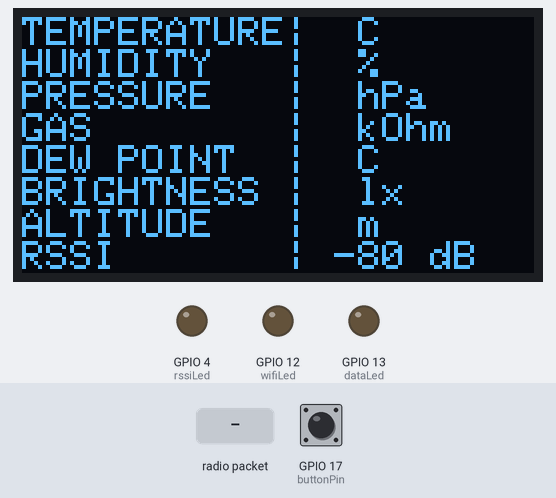
Bench run of a sketch on a simulated ESP32. Parts: 128×64 one-colour display, output pins drawn as LEDs (lit = HIGH). The inputs (shaded band) are chosen by the test bench; at power-on: GPIO 17 (buttonPin) HIGH. WiFi joins after 1.5 s; servers stay silent unless stated; the local clock reads 2024-03-15 10:24:30 at power-on unless the sketch sets it; no radio packets arrive unless stated; what the sketch prints to the serial monitor is not drawn.

Above: at 3.6 s.
3.7 s: radio packet "1" arrives
At 5.5 s:
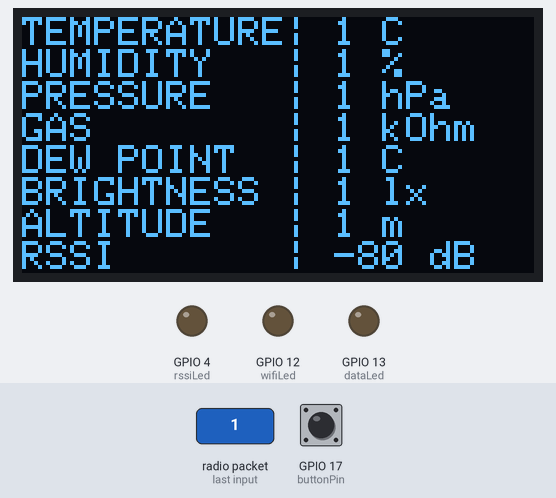
6.7 s: GPIO 17 (buttonPin) pulled LOW for 0.15 s
At 9.6 s:
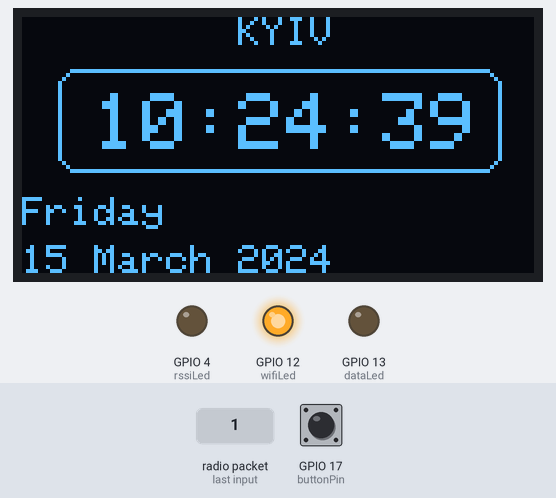
9.8 s: radio packet "0" arrives
At 10.87 s:
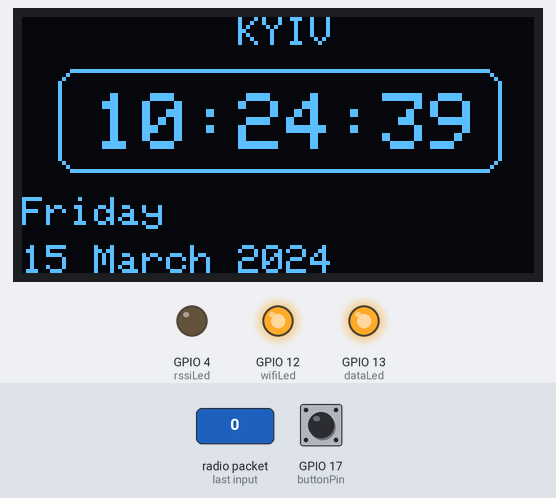
12.4 s: GPIO 17 (buttonPin) pulled LOW for 1 s
At 13.7 s:
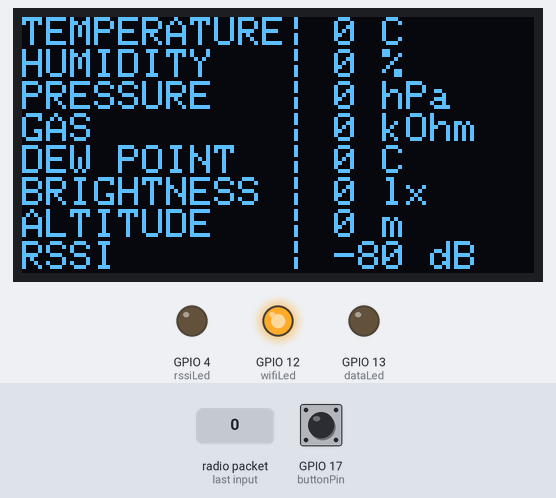
14.9 s: radio packet "2" arrives
At 16.6 s:
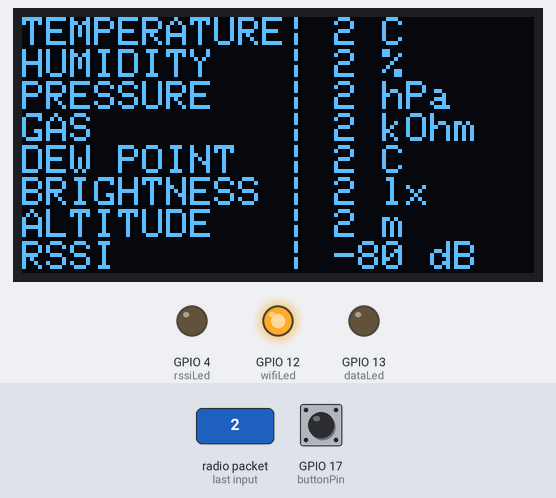
Timing chart, 0 to 18.1 s (numbered marks = the images above; inputs shaded):
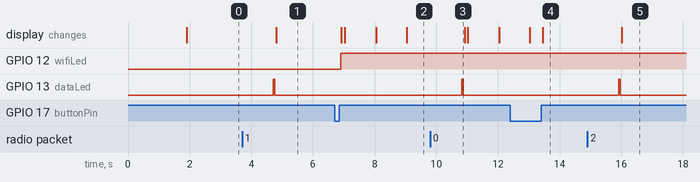

Measured:
- after the input at 3.7 s, GPIO 13 (dataLed): LOW → HIGH after 1.0 s, → LOW 0.05 s later; the display: changes after 1.1 s (image 1)
- after the input at 6.7 s, the display: first changes after 0.22 s (image 2 shows a later state)
- after the input at 9.8 s, GPIO 13 (dataLed): LOW → HIGH after 1.0 s, → LOW 0.05 s later
- after the input at 12.4 s, the display: first differs from a run without the input after 1.1 s (image 4)
- after the input at 14.9 s, GPIO 13 (dataLed): LOW → HIGH after 1.0 s, → LOW 0.05 s later; the display: changes after 1.1 s (image 5)

The sketch:

LoRa_receiver.ino
```cpp
// Include the LoRa SPI-connection library.
#include <SPI.h>
#include <LoRa.h>

// Include the SSD1306 OLED library.
#include <Adafruit_GFX.h>
#include <Adafruit_SSD1306.h>

// Include the WiFi library for ESP32.
#include <WiFi.h>

// Include the WiFiClient library for creating a client that connects to a specified internet IP address and port.
#include <WiFiClient.h>

// Include the Time NTP Server library.
#include "time.h"

// Include the AceButton library
#include <AceButton.h>

// Define the GPIOs SPI-connection with LoRa.
#define SS 5
#define RST 14
#define DI0 2

// LED pins.
#define rssiLed 4
#define dataLed 13
#define wifiLed 12

// Physical button pin.
#define buttonPin 17

// Virtual button pin.
#define VPIN_Button V8

/* Set your Blynk ID and Blynk NAME from your Blynk.Cloud account.
WARNING!
In this case "#define BLYNK_TEMPLATE_ID" and "#define BLYNK_TEMPLATE_NAME" statements must stay before the library "#include <BlynkSimpleEsp32.h>" directive. */
#define BLYNK_TEMPLATE_ID "TMPL4Px-ujJX3"
#define BLYNK_TEMPLATE_NAME "WeatherStation"
// Include the Blynk library for ESP32.
#include <BlynkSimpleEsp32.h>

// Variable to indicate the status of the Wi-Fi connection.
int wifiFlag = 0;

// Set your WiFi Network and WiFi password.
const char* ssid = "TP-Link_1FAA";
const char* password = "10458327";

// Set your Blynk auth token from your Blynk.Cloud account.
char auth[] = "p_rzoVEw6nYdmsumm99w3a3pVG8CRe_t";

// Flag indicating whether to fetch Blynk state during initialization.
bool fetch_blynk_state = true;

/* Time NTP Server.
gmtOffset_sec - the offset in seconds between your time zone and GMT. For Ukraine it is 2 hours or 7200 seconds.
daylightOffset_sec - the offset in seconds for your daylight saving time. For Ukraine it is 1 hour or 3600 seconds. */
const char* ntpServer = "pool.ntp.org";
const long gmtOffset_sec = 7200;
const int daylightOffset_sec = 3600;

// Define integer to remember physical switch-button toggle state.
bool toggleState = 0;

// Define integer to remember OLED state mode.
int displayMode = 0;

// Variables for LoRa telemetry.
String device_id;
String temperature;
String humidity;
String pressure;
String gas;
String dewPoint;
String brightness;
String altitude;

// Set OLED definition 128x64 pixels according to the SSD1306 hardware specs.
Adafruit_SSD1306 display = Adafruit_SSD1306(128, 64, &Wire);

// BlynkTimer is a timer utility provided by the Blynk library for scheduling tasks and periodic operations.
BlynkTimer timer;

// AceButton configuration and instance.
using namespace ace_button;
ButtonConfig config;
AceButton button(&config);

// Function prototype for the button event handler.
void handleEvent(AceButton*, uint8_t, uint8_t);

// Setup function - runs once when the microcontroller starts or is reset.
void setup() {
  // Initialize ESP32 serial communication with a baud rate of 115200.
  Serial.begin(115200);

  // Set the mode for the physical button pin to INPUT_PULLUP. INPUT_PULLUP configures the pin as an input with an internal pull-up resistor.
  pinMode(buttonPin, INPUT_PULLUP);

  // Set the mode for the LED pins to OUTPUT.
  pinMode(rssiLed, OUTPUT);
  pinMode(dataLed, OUTPUT);
  pinMode(wifiLed, OUTPUT);

  // Turn off the WiFi LED initially by setting it to LOW.
  digitalWrite(wifiLed, LOW);

  // Initialize OLED display.
  startOled();

  // Initialize WiFi connection.
  startWiFi();

  // Initialize LoRa module.
  startLora();

  // Initialize the Blynk connection with the specified authentication token, WiFi SSID, and password.
  Blynk.begin(auth, ssid, password);

  // Configure Blynk with the provided authentication token.
  Blynk.config(auth);

  // We receive LoRa telemetry every 5000 miliseconds, therefore, we need to check if the Blynk.Cloud server is connected every 5000 milliseconds to make sure that the data has been overwritten properly.
  timer.setInterval(5000L, checkBlynkStatus);

  // Configuration for your GMT time zone and daylight saving time (NTP Server).
  configTime(gmtOffset_sec, daylightOffset_sec, ntpServer);

  // During starting OLED should have Time/Date Mode.
  displayMode = !toggleState;
  oledMode();

  // Set the event handler for the physical button using the AceButton library.
  config.setEventHandler(buttonHandler);

  // Initialize the virtual button with the specified physical button pin.
  button.init(buttonPin);

  // Delay to ensure Blynk configuration is completed before further execution.
  delay(500);

  // If fetch_blynk_state is false, synchronize the virtual button state with the toggleState.
  if (!fetch_blynk_state) {
    Blynk.virtualWrite(VPIN_Button, toggleState);
  }
}

// Main loop function where the program execution continuously loops.
void loop() {
  // Read LoRa data, send it to Blynk, and update local variables.
  dataLora();

  // Process Blynk tasks and handle communication with Blynk server.
  Blynk.run();

  // Run tasks scheduled by SimpleTimer.
  timer.run();

  // Check the state of the physical button and update OLED display mode.
  button.check();

  // Update the OLED display mode based on the current state.
  oledMode();

  // Check the conditions and perform tasks accordingly - low RSSI signal.
  taskCondition();
}

// Function to initialize LoRa module.
void startLora() {
  // Set the SPI pins for LoRa communication.
  LoRa.setPins(SS, RST, DI0);

  // Attempt to start the LoRa module at a specific frequency (433 MHz in this case).
  if (!LoRa.begin(433E6)) {
    // If starting LoRa fails, print an error message and turn on the RSSI LED indicator.
    Serial.println("Starting LoRa failed");
    digitalWrite(rssiLed, HIGH);

    // Enter an infinite loop, halting further program execution.
    while (1);
  }
}

// Function to initialize Wi-Fi network connection.
void startWiFi() {
  // Print a message indicating the start of the connection process.
  Serial.print("Connecting to ");
  // Print the SSID to which the connection is being attempted.
  Serial.print(ssid);

  // Begin the WiFi connection with the specified SSID and password.
  WiFi.begin(ssid, password);

  // Variable to count the number of connection attempts.
  int attempts = 0;

  // Wait for the WiFi connection to be established.
  while (WiFi.status() != WL_CONNECTED) {
    // Delay for 100 milliseconds.
    delay(100);
    // Print a dot to indicate progress.
    Serial.print(".");
    // Increment the attempts counter.
    attempts++;

    // Limit the number of attempts to connect to WiFi. 50 attempts it is enough for succesfull connection.
    if (attempts > 50) {
      // If the maximum attempts are reached, print a failure message to the Serial monitor, to the OLED screen and exit the loop.
      wifiFailure();
      break;
    }
  }

  // If WiFi is connected, print relevant information to the Serial monitor.
  if (WiFi.status() == WL_CONNECTED) {
    Serial.println();
    Serial.println("WiFi connected");
    Serial.print("IP: ");
    Serial.println(WiFi.localIP());
    Serial.println();
  }
}

// Function to handle WiFi failure.
void wifiFailure() {
  // Print a message to the Serial monitor indicating that the WiFi connection failed.
  Serial.println("\nWiFi failed!");

  // Print the WiFi SSID and password for debugging purposes to the Serial monitor.
  Serial.print("WiFi: ");
  Serial.println(ssid);
  Serial.print("Password: ");
  Serial.println(password);

  //Clear the display to prepare for new data.
  display.clearDisplay();

  // Set text color to white.
  display.setTextColor(WHITE);

  // Set text size to 1.
  display.setTextSize(1);

  // Set the starting cursor position on the OLED screen. We use (30, 0) coordinates for more convenient reading text on the OLED screen.
  display.setCursor(30, 0);

  // Display "WiFi failed! on the OLED screen.
  display.print("WiFi failed!");

  // Set the starting cursor position on the OLED screen. We use (15, 10) coordinates for more convenient reading text on the OLED screen.
  display.setCursor(15, 10);

  // Display "Check the network" on the OLED screen.
  display.print("Check the network");

  // Set the starting cursor position on the OLED screen. We use (0, 18) coordinates for more convenient reading text on the OLED screen.
  display.setCursor(0, 18);

  // Display "---------------------" on the OLED screen.
  display.print("---------------------");

  // Set the starting cursor position on the OLED screen. We use (0, 27) coordinates for more convenient reading text on the OLED screen.
  display.setCursor(0, 27);

  // Display "WiFi" on the OLED screen.
  display.print("WiFi");

  // Set the starting cursor position on the OLED screen. We use (0, 37) coordinates for more convenient reading text on the OLED screen.
  display.setCursor(0, 37);

  // Display WiFi network name (ssid) on the OLED screen.
  display.print(ssid);

  // Set the starting cursor position on the OLED screen. We use (0, 47) coordinates for more convenient reading text on the OLED screen.
  display.setCursor(0, 47);

  // Display "Password" on the OLED screen.
  display.print("Password");

  // Set the starting cursor position on the OLED screen. We use (0, 57) coordinates for more convenient reading text on the OLED screen.
  display.setCursor(0, 57);

  // Display WiFi network password on the OLED screen.
  display.print(password);

  // Update the OLED display.
  display.display();
}

// Function to initialize the OLED SSD1306 display.
void startOled() {
  // Begin communication with the OLED display using the SSD1306_SWITCHCAPVCC mode and I2C address 0x3C (by default).
  display.begin(SSD1306_SWITCHCAPVCC, 0x3C);

  // Clear the OLED display buffer.
  display.clearDisplay();

  // Display the cleared buffer on the OLED screen.
  display.display();
}

// Function to read data from LoRa, process it, and send it to the Blynk.Cloud server.
void dataLora() {
  // Variables to store positions in the LoRaData string.
  int pos1, pos2, pos3, pos4, pos5, pos6, pos7;

  // Check if there is a valid LoRa packet.
  int packetSize = LoRa.parsePacket();
  if (packetSize) {
    // Read the LoRa data into a string.
    String LoRaData = LoRa.readString();
    while (LoRa.available()) {
      // Print the received LoRa data to the Serial Monitor.
      Serial.print((char)LoRa.read());
    }

    // Extract data from the LoRaData string using delimiters.
    pos1 = LoRaData.indexOf('/');
    pos2 = LoRaData.indexOf('&');
    pos3 = LoRaData.indexOf('#');
    pos4 = LoRaData.indexOf('@');
    pos5 = LoRaData.indexOf('$');
    pos6 = LoRaData.indexOf('^');
    pos7 = LoRaData.indexOf('!');

    // Define variables from the extracted substrings LoRa.readString().
    device_id = LoRaData.substring(0, pos1);
    temperature = LoRaData.substring(pos1 + 1, pos2);
    humidity = LoRaData.substring(pos2 + 1, pos3);
    pressure = LoRaData.substring(pos3 + 1, pos4);
    gas = LoRaData.substring(pos4 + 1, pos5);
    dewPoint = LoRaData.substring(pos5 + 1, pos6);
    brightness = LoRaData.substring(pos6 + 1, pos7);
    altitude = LoRaData.substring(pos7 + 1, LoRaData.length());

    // Flash the yellow LED when LoRa data is received.
    digitalWrite(dataLed, HIGH);
    delay(50);
    digitalWrite(dataLed, LOW);

    // Get time and date information from NTP Server.
    timeServer();

    // Print LoRa telemetry to the Serial monitor.
    dataSerial();

    // Send data to the Blynk.Cloud server.
    dataBlynk();
  }
}

// Function to send LoRa telemetry data to the Blynk.Cloud server.
void dataBlynk() {
  // Send temperature to Blynk virtual pin V0.
  Blynk.virtualWrite(V0, temperature);

  // Send humidity to Blynk virtual pin V1.
  Blynk.virtualWrite(V1, humidity);

  // Send pressure to Blynk virtual pin V2.
  Blynk.virtualWrite(V2, pressure);

  // Send gas to Blynk virtual pin V3.
  Blynk.virtualWrite(V3, gas);

  // Send dew point to Blynk virtual pin V4.
  Blynk.virtualWrite(V4, dewPoint);

  // Send brightness to Blynk virtual pin V5.
  Blynk.virtualWrite(V5, brightness);

  // Send altitude to Blynk virtual pin V6.
  Blynk.virtualWrite(V6, altitude);

  // Send LoRa packet RSSI to Blynk virtual pin V7.
  Blynk.virtualWrite(V7, LoRa.packetRssi());
}

// Function to set the OLED display mode based on the current displayMode variable.
void oledMode() {
  // Use a switch statement to determine the display mode.
  switch (displayMode) {
    // If displayMode is "0", display Time/Date information from the NTP server on the OLED screen.
    case 0:
      timeOled();
      break;
    // If displayMode is "1", display Telemetry data from the LoRa on the OLED screen.
    case 1:
      dataOled();
      break;
  }
}

// Function to display telemetry data on the OLED screen.
void dataOled() {
  // Clear the display to prepare for new data.
  display.clearDisplay();

  // Set text color to white.
  display.setTextColor(WHITE);

  // Set text size to 1.
  display.setTextSize(1);

  // Set the starting cursor position on the OLED screen.
  display.setCursor(0, 0);

  // Display temperature data.
  display.print("TEMPERATURE| ");
  display.print(temperature);
  display.println(" C");

  // Display humidity data.
  display.print("HUMIDITY   | ");
  display.print(humidity);
  display.println(" %");

  // Display pressure data.
  display.print("PRESSURE   | ");
  display.print(pressure);
  display.println(" hPa");

  // Display gas data.
  display.print("GAS        | ");
  display.print(gas);
  display.println(" kOhm");

  // Display dew point data.
  display.print("DEW POINT  | ");
  display.print(dewPoint);
  display.println(" C");

  // Display brightness data.
  display.print("BRIGHTNESS | ");
  display.print(brightness);
  display.println(" lx");

  // Display altitude data.
  display.print("ALTITUDE   | ");
  display.print(altitude);
  display.println(" m");

  // Display LoRa RSSI level (dB).
  display.print("RSSI       | ");
  display.print(LoRa.packetRssi());
  display.println(" dB");

  // Update the OLED display.
  display.display();
}

// Function to display Time/Date on the OLED screen from NTP Server.
void timeOled() {
  // Structure to store time and date information.
  struct tm timeinfo;

  // Retrieve local time and date information.
  getLocalTime(&timeinfo);

  // Clear the OLED display.
  display.clearDisplay();

  // Set text color to white.
  display.setTextColor(WHITE);

  /* Draw a rounded rectangle for visual aesthetics.
  This function is drawing a rounded rectangle on the display starting at coordinates (9, 13) with a width of 111 pixels, a height of 26 pixels, rounded corners with a radius of 5 pixels, and the rectangle is filled with the color white. */
  display.drawRoundRect(9, 13, 111, 26, 5, WHITE);

  // Set text size to 1.
  display.setTextSize(1);

  // Set cursor position for the city name. We use (54, 0) coordinates for more convenient reading text on the OLED screen.
  display.setCursor(54, 0);
  display.print("KYIV ");

  // Set cursor position for the day of the week. We use (0, 45) coordinates for more convenient reading text on the OLED screen.
  display.setCursor(0, 45);
  display.println(&timeinfo, "%A");

  // Set cursor position for the day, month, and year. We use (0, 57) coordinates for more convenient reading text on the OLED screen.
  display.setCursor(0, 57);
  display.println(&timeinfo, "%d %B %Y");

  // Set text size to 2 for the time.
  display.setTextSize(2);

  // Set cursor position for the time. We (18, 19) coordinates for more convenient reading text on the OLED screen.
  display.setCursor(18, 19);
  display.println(&timeinfo, "%H:%M:%S");

  // Update the OLED display.
  display.display();
}

// Function to print LoRa telemetry to the Serial monitor.
void dataSerial() {
  // Print a header indicating the reception of telemetry data from LoRa.
  Serial.println(F("Received TELEMETRY from LoRa:"));

  // Print the device ID.
  Serial.print(F("Device ID   | "));
  Serial.println(device_id);

  // Print the received signal strength indicator (RSSI) in decibels.
  Serial.print(F("RSSI        | "));
  Serial.print(LoRa.packetRssi());
  Serial.println(F(" dB"));

  // Print temperature data.
  Serial.print(F("Temperature | "));
  Serial.print(temperature);
  Serial.println(F(" °C"));

  // Print humidity data.
  Serial.print(F("Humidity    | "));
  Serial.print(humidity);
  Serial.println(F(" %"));

  // Print atmospheric pressure data.
  Serial.print(F("Pressure    | "));
  Serial.print(pressure);
  Serial.println(F(" hPa"));

  // Print gas resistance data.
  Serial.print(F("Gas         | "));
  Serial.print(gas);
  Serial.println(F(" kOhm"));

  // Print dew point data.
  Serial.print(F("Dew Point   | "));
  Serial.print(dewPoint);
  Serial.println(F(" °C"));

  // Print brightness data.
  Serial.print(F("Brightness  | "));
  Serial.print(brightness);
  Serial.println(F(" Lx"));

  // Print altitude data.
  Serial.print(F("Altitude    | "));
  Serial.print(altitude);
  Serial.println(F(" m"));

  // Print an empty line for better readability.
  Serial.println();
}

// Function to get Time/Date from NTP Server https://www.ntppool.org, save them to the 'timeinfo' structure. Print Time/Date to the Serial monitor.
void timeServer() {
  // Structure to store time and date information.
  struct tm timeinfo;

  // Check if the local time and date information can be obtained from the NTP server.
  if (!getLocalTime(&timeinfo)) {
    Serial.println("Time/Date failed!");
    return;
  } else {
    // Print the received time and date information to the Serial monitor.
    Serial.println(F("Received TIME/DATE from www.ntppool.org:"));
    Serial.print("KYIV ");
    Serial.println(&timeinfo, "%H:%M:%S/%A/%B %d/%Y");
    Serial.println();
  }
}

// Function to check the connection status with the Blynk.Cloud server.
void checkBlynkStatus() {
  // Check if the device is connected to the Blynk.Cloud server.
  bool isconnected = Blynk.connected();

  // If not connected to Blynk.Cloud.
  if (isconnected == false) {
    // Set the Wi-Fi flag to indicate disconnection.
    wifiFlag = 1;

    // Print a message indicating that Blynk is not connected.
    Serial.println("Blynk Not Connected");

    // Turn off the Wi-Fi LED.
    digitalWrite(wifiLed, LOW);
  }

  // If connected to Blynk.Cloud server.
  if (isconnected == true) {
    // Reset the Wi-Fi flag to indicate connection.
    wifiFlag = 0;

    // If the fetch_blynk_state is false, update the virtual button state on Blynk.Cloud app.
    if (!fetch_blynk_state){
      Blynk.virtualWrite(VPIN_Button, toggleState);
    }

    // Turn on the Wi-Fi LED.
    digitalWrite(wifiLed, HIGH);

    // Print a message indicating that Blynk is connected.
    Serial.println("Blynk Connected");
    Serial.println();
  }
}

// Blynk connected callback function.
BLYNK_CONNECTED() {
  // Check if fetch_blynk_state is true.
  if (fetch_blynk_state) {
    // Synchronize the state of the virtual button with Blynk.
    Blynk.syncVirtual(VPIN_Button);
  }
}

// Blynk callback function for handling changes in the virtual button state.
BLYNK_WRITE(VPIN_Button) {
  // Get the new state of the virtual button (0 or 1).
  toggleState = param.asInt();

  // Toggle the display mode based on the virtual button state.
  displayMode = !toggleState;

  // Update the OLED display based on the new display mode.
  oledMode();
}

// Function to handle events from the physical button using AceButton library.
void buttonHandler(AceButton* button, uint8_t eventType, uint8_t buttonState) {
  // Check the type of event.
  switch (eventType) {
    // Event triggered when the physical button is released.
    case AceButton::kEventReleased:
      // Toggle the display mode based on the current state of the physical switch.
      displayMode = toggleState;
      // Update the OLED display based on the new display mode.
      oledMode();
      // Toggle the state of the physical switch.
      toggleState = !toggleState;
      // Send the updated state to the Blynk.Cloud server.
      Blynk.virtualWrite(VPIN_Button, toggleState);
      break;
  }
}

/* Function to check the condition of the LoRa signal strength and control the red LED indicator accordinaly of signal.
If the signal value is less than -120 db, there is a probability of losing a stable connection with the Sender. */
void taskCondition() {
  // Check if the received signal strength indicator (RSSI) is below or equal to -120 dB.
  if (LoRa.packetRssi() <= -120) {
    // If the RSSI is below the threshold, turn on the LED indicator to indicate a low signal strength.
    digitalWrite(rssiLed, HIGH);
  } else {
    // If the RSSI is above the threshold, turn off the LED indicator.
    digitalWrite(rssiLed, LOW);
  }
}
```
